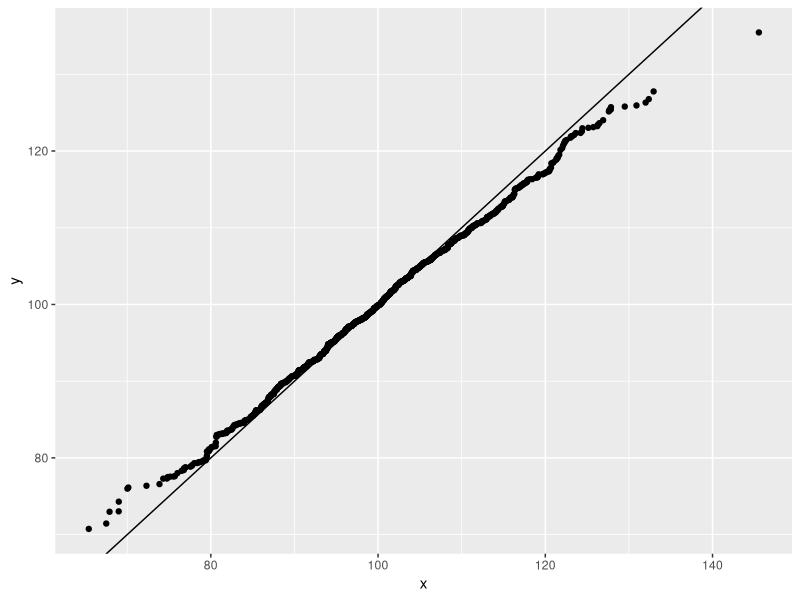

R code for this plot:
library(R6)
library (tidyverse)
library (gridExtra)
library (stats)
library (e1071)


pgu.validator <- R6::R6Class("pgu.validator",
                             ####################
                             # instance variables
                             ####################
                             private = list(
                               .testStatistics_df = "tbl_df",
                               .centralMoments_org = "tbl_df",
                               .centralMoments_imp = "tbl_df",
                               .centralMoments_delta = "tbl_df",
                               .features = "character",
                               .seed = "integer"
                             ), #private
                             ##################
                             # accessor methods
                             ##################
                             active = list(
                               #' @field testStatistics_df
                               #' Returns the instance variable `testStatistics_df`.
                               #' (tibble::tibble)
                               testStatistics_df = function(){
                                 return(private$.testStatistics_df)
                               },
                               #' @field centralMoments_org
                               #' Returns the instance variable `centralMoments_org`
                               #' (tibble::tibble)
                               centralMoments_org = function(){
                                 return(private$.centralMoments_org)
                               },
                               #' @field centralMoments_imp
                               #' Returns the instance variable `centralMoments_imp`
                               #' (tibble::tibble)
                               centralMoments_imp = function(){
                                 return(private$.centralMoments_imp)
                               },
                               #' @field centralMoments_delta
                               #' Returns the instance variable `centralMoments_delta`
                               #' (tibble::tibble)
                               centralMoments_delta = function(){
                                 return(private$.centralMoments_delta)
                               },
                               #' @field features
                               #' Returns the instance variable `features`
                               #' (character)
                               features = function(){
                                 return(private$.features)
                               },
                               #' @field seed
                               #' Returns the instance variable seed
                               #' (integer)
                               seed = function(){
                                 return(private$.seed)
                               },
                               #' @field setSeed
                               #' Sets the instance variable seed.
                               #' (numeric)
                               setSeed = function(value = "numeric"){
                                 private$.seed <- value
                               }
                             ),#active
                             ###################
                             # memory management
                             ###################
                             public = list(
                               #' @description
                               #' Creates and returns a new `pgu.validator` object.
                               #' @param seed
                               #' Set the instance variable `seed`.
                               #' (integer)
                               #' @return
                               #' A new `pgu.validator` object.
                               #' (pguIMP::pgu.validator)
                               #' @examples
                               #' x <- pguIMP:pgu.validator$new(seed = 42)
                               initialize = function(seed = 42){
                                 self$setSeed <- seed
                                 self$resetValidator()
                               },
                               #' @description
                               #' Clears the heap and
                               #' indicates that instance of `pgu.validator` is removed from heap.
                               finalize = function(){
                                 print("Instance of pgu.validator removed from heap")
                               },
                               ##########################
                               # print instance variables
                               ##########################
                               #' @description
                               #' Prints instance variables of a `pgu.validator` object.
                               #' @return
                               #' string
                               #' @examples
                               #' x$print()
                               #' print(x)
                               print = function(){
                                 rString <- sprintf("\npgu.validator:\n")
                                 cat(rString)
                                 print(self$features)
                                 print(self$testStatistics_df)
                                 print(self$centralMoments_org)
                                 print(self$centralMoments_imp)
                                 print(self$centralMoments_delta)
                                 cat("\n\n")
                                 invisible(self)
                               }, #function
                               ####################
                               # public functions #
                               ####################
                               #' @description
                               #' Resets instance variables
                               #' @examples
                               #' x$resetValidator()
                               resetValidator = function(){
                                 private$.testStatistics_df <- tibble::tibble(feature = character(0),
                                                                              d.Kolmogorow = numeric(0),
                                                                              p.Kolmogorow = numeric(0),
                                                                              w.Wilcoxon = numeric(0),
                                                                              p.Wilcoxon = numeric(0))
                                 private$.centralMoments_org <- tibble::tibble(feature = character(0),
                                                                               m1.mean = numeric(0),
                                                                               m2.variance = numeric(0),
                                                                               m3.skewness = numeric(0),
                                                                               m4.kurtosis = numeric(0))
                                 private$.centralMoments_imp <- tibble::tibble(feature = character(0),
                                                                               m1.mean = numeric(0),
                                                                               m2.variance = numeric(0),
                                                                               m3.skewness = numeric(0),
                                                                               m4.kurtosis = numeric(0))
                                 private$.centralMoments_delta <- tibble::tibble(feature = character(0),
                                                                                 d1.mean = numeric(0),
                                                                                 d2.variance = numeric(0),
                                                                                 d3.skewness = numeric(0),
                                                                                 d4.kurtosis = numeric(0))
                                 private$.features <- character(0)
                               }, #resetValidator

                               #' @description
                               #' Performs a comparison between the original and the imputated distribution of a given feature
                               #' using a two-sided Kolmorogow-Smirnow test with simulated p-vaue distribution.
                               #' @param org
                               #' Original data to be analzed.
                               #' (numeric)
                               #' @param imp
                               #' Imputed data to be analyzed.
                               #' (numeric)
                               #' @param feature
                               #' Feature name of the analyzed distributions.
                               #' (character)
                               #' @return
                               #' One row dataframe comprising the test results.
                               #' (tibble::tibble)
                               #' @examples
                               #' x$kolmogorowTestFeature(org, imp, feature)
                               kolmogorowTestFeature = function(org = "numeric", imp = "numeric", feature = "character"){
                                 test_obj <- stats::ks.test(x = org,
                                                            y = imp,
                                                            alternative = "two.sided",
                                                            simulate.p.value=TRUE,
                                                            B=2000)
                                 print(test_obj)
                                 tibble::tibble(feature = c(feature),
                                                d.Kolmogorow = c(test_obj$statistic),
                                                p.Kolmogorow = c(test_obj$p.value)) %>%
                                   return()
                               }, #kolmogorovTestFeature

                               #' @description
                               #' Performs a comparison between the original and the imputated distribution of a given feature
                               #' using a two-sided Wilcoxon/Mann-Whitney test.
                               #' @param org
                               #' Original data to be analzed.
                               #' (numeric)
                               #' @param imp
                               #' Imputed data to be analyzed.
                               #' (numeric)
                               #' @param feature
                               #' Feature name of the analyzed distributions.
                               #' (character)
                               #' @return
                               #' One row dataframe comprising the test results.
                               #' (tibble::tibble)
                               #' @examples
                               #' x$wilcoxonTestFeature(org, imp, feature)
                               wilcoxonTestFeature = function(org = "numeric", imp = "numeric", feature = "character"){
                                 test_obj <- stats::wilcox.test(x = org,
                                                                y = imp,
                                                                alternative = "two.sided")
                                 print(test_obj)
                                 tibble::tibble(feature = c(feature),
                                                w.Wilcoxon = c(test_obj$statistic),
                                                p.Wilcoxon = c(test_obj$p.value)) %>%
                                   return()
                               }, #wilcoxonTestFeature

                               #' @description
                               #' Estimates estimates the central moments of the given distribution.
                               #' @param values
                               #' Data to be analzed.
                               #' (numeric)
                               #' @param feature
                               #' Feature name of the analyzed distributions.
                               #' (character)
                               #' @return
                               #' One row dataframe comprising the statistics.
                               #' (tibble::tibble)
                               #' @examples
                               #' x$centralMomentsFeature(values, feature)
                               centralMomentsFeature = function(values = "numeric",feature = "character"){
                                 cMoment_1 <- mean(values, na.rm = TRUE)
                                 cMoment_2 <- sd(values, na.rm = TRUE)^2
                                 cMoment_3 <- e1071::skewness(values, na.rm = TRUE)
                                 cMoment_4 <- e1071::kurtosis(values, na.rm = TRUE)

                                 tibble::tibble(feature = feature,
                                                m1.mean = c(cMoment_1),
                                                m2.variance = c(cMoment_2),
                                                m3.skewness = c(cMoment_3),
                                                m4.kurtosis = c(cMoment_4)) %>%
                                   return()
                               }, #statisticsFeature

                               #' @description
                               #' Validates the feature distributions of the original and the imputated dataframe``
                               #' using a two-sided Kolmorogow-Smirnow test and a two-sided Wilcoxon/Mann-Whitney test.
                               #' The result is stored in the instance variables `testStatistics_df`and `distributionStatistics_df`.
                               #' Displays the progress if shiny is loaded.
                               #' @param org_df
                               #' Original dataframe to be analzed.
                               #' (tibble::tibble)
                               #' @param imp_df
                               #' Imputed dataframe to be analyzed.
                               #' (tibble::tibble)
                               #' @param progress
                               #' If shiny is loaded, the analysis' progress is stored in this instance of the shiny Progress class.
                               #' (shiny::Progress)
                               #' @examples
                               #' x$validate(org, imp, progress)
                               validate = function(org_df = "tbl_df", imp_df = "tbl_df", progress = "Progress"){
                                 self$resetValidator()
                                 set.seed(self$seed)
                                 private$.features <- imp_df %>%
                                   dplyr::select_if(is.numeric) %>%
                                   colnames()
                                 for(feature in self$features){
                                   if(("shiny" %in% (.packages())) & (class(progress)[1] == "Progress")){
                                     progress$inc(1.0/length(self$features))
                                   }#if
                                   org_temp <- org_df %>%
                                     dplyr::select(feature) %>%
                                     tidyr::drop_na() %>%
                                     dplyr::pull(feature)
                                   imp_temp <- imp_df %>%
                                     dplyr::select(feature) %>%
                                     tidyr::drop_na() %>%
                                     dplyr::pull(feature)
                                   kolmogorow_df <- self$kolmogorowTestFeature(org_temp, imp_temp, feature)
                                   wilcoxon_df <- self$wilcoxonTestFeature(org_temp, imp_temp, feature)
                                   test_df <- kolmogorow_df %>%
                                     dplyr::right_join(wilcoxon_df, by = "feature")
                                   private$.testStatistics_df <- self$testStatistics_df %>%
                                     tibble::add_row(test_df)

                                   private$.centralMoments_org <- private$.centralMoments_org %>%
                                     tibble::add_row(self$centralMomentsFeature(org_temp, feature))

                                   private$.centralMoments_imp <- private$.centralMoments_imp %>%
                                     tibble::add_row(self$centralMomentsFeature(imp_temp, feature))
                                 }#for
                                 private$.centralMoments_delta <- tibble::tibble(feature = self$features,
                                                                                 d1.mean = abs(self$centralMoments_org[["m1.mean"]] - self$centralMoments_imp[["m1.mean"]]),
                                                                                 d2.variance = abs(self$centralMoments_org[["m2.variance"]] - self$centralMoments_imp[["m2.variance"]]),
                                                                                 d3.skewness = abs(self$centralMoments_org[["m3.skewness"]] - self$centralMoments_imp[["m3.skewness"]]),
                                                                                 d4.kurtosis = abs(self$centralMoments_org[["m4.kurtosis"]] - self$centralMoments_imp[["m4.kurtosis"]]))
                               }, #validate

                               # ####################
                               # # output functions #
                               # ####################
                               featurePdf = function(data_df = "tbl_df", feature = "character"){
                                 p <- data_df %>%
                                   dplyr::select(c("x", "org_pdf", "imp_pdf")) %>%
                                   tidyr::gather(key = "type", value = "pdf", -x, na.rm = TRUE) %>%
                                   ggplot2::ggplot() +
                                   ggplot2::geom_line(mapping = ggplot2::aes(x=x, y=pdf, color=type))
                                 return(p)
                               },

                               featureCdf = function(data_df = "tbl_df", feature = "character"){
                                 p <- data_df %>%
                                   dplyr::select(c("x", "org_cdf", "imp_cdf")) %>%
                                   tidyr::gather(key = "type", value = "cdf", -x, na.rm = TRUE) %>%
                                   ggplot2::ggplot() +
                                   ggplot2::geom_line(mapping = ggplot2::aes(x=x, y=cdf, color=type))
                                 return(p)
                               },

                               featureQQ = function(org = "numeric", imp = "numeric", featrue = "character"){
                                 min_val <- min(min(org), min(imp))
                                 max_val <- max(max(org), max(imp))

                                 p <- tibble::as_tibble(qqplot(org, imp, plot.it=FALSE)) %>%
                                   ggplot2::ggplot() +
                                   ggplot2::geom_point(mapping = ggplot2::aes(x=x, y=y)) +
                                   ggplot2::geom_abline(intercept = 0, slope = 1)

                                 return(p)
                               },

                               featurePlot = function(org_df = "tbl_df", imp_df = "tbl_df", feature = "character"){
                                 org <- org_df %>%
                                   dplyr::select(feature) %>%
                                   tidyr::drop_na() %>%
                                   dplyr::pull(feature) %>%
                                   as.numeric()
                                 imp <- imp_df %>%
                                   dplyr::select(feature) %>%
                                   tidyr::drop_na() %>%
                                   dplyr::pull(feature) %>%
                                   as.numeric()

                                 org_hist <- org %>%
                                   hist(plot = FALSE)
                                 org_min <- org_hist$breaks[1]
                                 org_max <- org_hist$breaks[length(org_hist$breaks)]

                                 imp_hist <- imp %>%
                                   hist(plot = FALSE)
                                 imp_min <- imp_hist$breaks[1]
                                 imp_max <- imp_hist$breaks[length(org_hist$breaks)]

                                 data_min <- min(c(org_min, imp_min))
                                 data_max <- max(c(org_max, imp_max))

                                 org_pdf_obj <- density(org, bw = "nrd0", adjust = 1, kernel = "gaussian",from = data_min, to = data_max, n=512, na.rm=TRUE)
                                 imp_pdf_obj <- density(imp, bw = "nrd0", adjust = 1, kernel = "gaussian",from = data_min, to = data_max, n=512, na.rm=TRUE)

                                 dist_df <- tibble::tibble(x = org_pdf_obj$x,
                                                           org_pdf = org_pdf_obj$y,
                                                           imp_pdf = imp_pdf_obj$y)
                                 dist_df <- dist_df %>%
                                   dplyr::mutate(org_cdf = cumsum(org_pdf)*abs(x[2] - x[1])) %>%
                                   dplyr::mutate(imp_cdf = cumsum(imp_pdf)*abs(x[2] - x[1]))

                                 p1 <- self$featurePdf(dist_df, feature)
                                 p2 <- self$featureCdf(dist_df, feature)
                                 p3 <- self$featureQQ(org, imp, feature)
                                 return(p3)
                               }

                             )#public
)# class


main = function() {
  org_df <- tibble::tibble(infected = rnorm(1000, mean=100.0, sd=12))
  imp_df <- tibble::tibble(infected = rnorm(1000, mean=100.0, sd=10))
  validator <- pgu.validator$new()
  validator$validate(org_df, imp_df)
  validator$featurePlot(org_df, imp_df, "infected")
}

main()
